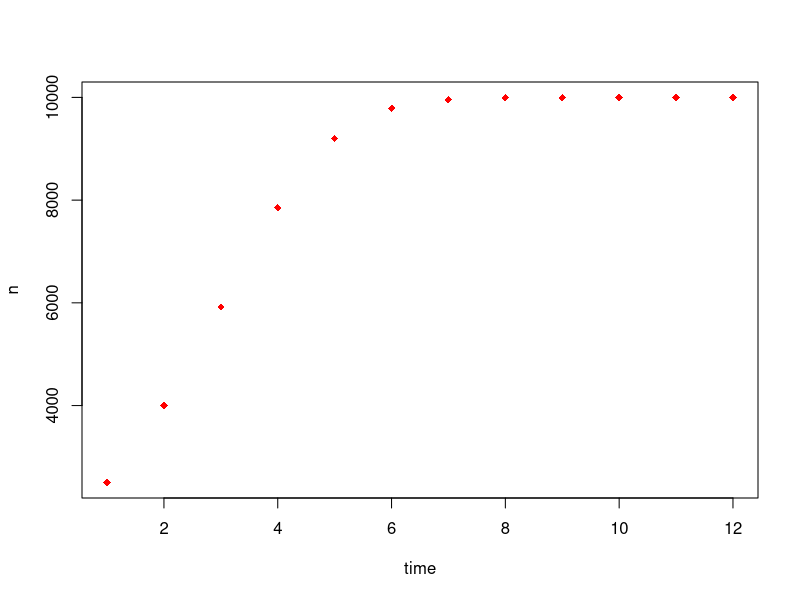

Write the R code that produced this figure.
# Lab 4

# Part 1: Practice writing "for loops"

# Part 1 step 1: write a for loop that prints hi to the console 10 times

for(i in 1:10){
  print("hi") }

# Part 1 step 2: write a for loop that prints Tim's total amount of money each week for 8 weeks

Tims_total <- rep(NA,9) # If this is week 1, then by counting for 8 more weeks we will have 9 weeks total
Tims_total[1] <- 10    # Tim starts out with $10 in his bank
Weekly_allowance <- 5  # Tims Parents give him $5 every week
Weekly_Gum_price <- 1.34 * 2  #Tim buys 2 packs of gum every week

# The loop starts in the second index so that in the end we have 8 weeks of accumulation plus the starting value of $10 in the vector
# Note that we do not print the entire vector, only the 8 weeks we loop over
for(i in 2:length(Tims_total)){
  Tims_total[i] <- Tims_total[i - 1] + Weekly_allowance
  Tims_total[i] <- Tims_total[i] - Weekly_Gum_price
  print(Tims_total[i])
}

# Part 1 step 3: write a for loop that prints a populations size over 7 years

Population_size <- rep(NA,8) # creates a vector for this year plus next 7
Population_size[1] <- 2000  # Current pop size is 2000
Growth_rate <- 0.95 # The population size is predicted to shrink by 5% each year


# We loop over the last 7 indexs and multiply the previous index value by the growth rate
for(i in 2:length(Population_size)){
  Population_size[i] <- Population_size[i - 1] * Growth_rate
  print(Population_size[i])
}


# Part 1 step 4: write a for loop that uses the discrete-time logistic growth equation to calculate the abundance up to n[12], when n[1]= 2500 , r=0.8 and K=10000

n <- seq(1,12,1)  # we want to calculate n up to n=12
n[1] <- 2500 # starting abundance
K <- 10000 # carrying capacity
r <- 0.8  # instinsic growth rate of population

length(n)
for(t in 2:length(n)){
  n[t] = n[t-1] + ( r * n[t-1] * (K - n[t-1])/K )
  print(n[t])
}

print(n[12])  # the predicted value of n[12] is 9999.985


# Part 2: Practice writing for loops and storing the data produced

#Part 2 step 5: practice basic array indexing in loops
# 5a: use rep to make vector of 18 0s
Eighteen_0s <- rep(0,18)  # makes vector of 18 zeros
print(Eighteen_0s)

# 5b: Replace the code that will make the loop store 3 times the ith value of the iterator variable (i) in the ith spot of the vector you created in part a.

# loops over all 18 index positions, and multiplys the value of i by 3

# Note this does not multiply the value stored in the ith posistion of Eighteen_0s, only the value of i
for(i in 1:length(Eighteen_0s)){
  Eighteen_0s[i] <- i * 3
}
print(Eighteen_0s)


# 5c: Repeat part a to make a new vector of zeros. Then, make the first entry of that vector have a value of 1.

New_eighteen <- rep(0,18) # makes new vector of eighteen zeros
New_eighteen[1] <- 1  # assigns the first index position the value of 1
print(New_eighteen) 


# 5d: Write a for loop so that starting with the second entry of the vector created in part c, the value stored in that position in the vector is equal to one plus twice the value of the previous entry (i.e., 1 + (2 * previous entry) ).

# loop starts with the second index and performs the calculation based on the value of i - 1
for(i in 2:length(New_eighteen)){
  New_eighteen[i] <- 1 + (2 * New_eighteen[i - 1])
}
print(New_eighteen)


# Part 2 step 6: Using the information given in that quote (and using a for loop), write code that makes a vector of the first 20 Fibonacci numbers, where the first number is 0 (zero).

Fibonacci_numbers <- rep(0,20)
Fibonacci_numbers[2] <- 1 # If we start with 0, we must assign the next position 1 or we will never accumulate. 0 + 0 will always equal 0.
for(i in 3:length(Fibonacci_numbers)){
  Fibonacci_numbers[i] <- Fibonacci_numbers[i - 1] + Fibonacci_numbers[i - 2]
}
print(Fibonacci_numbers)

# Part 2 step 7: 
# NOTE: I did make vector to store all population sizes, so here I will plot my vector(n) with a new vector(time)

time <- seq(1,12,1)
plot(time, n, pch = 18, col = "red")










